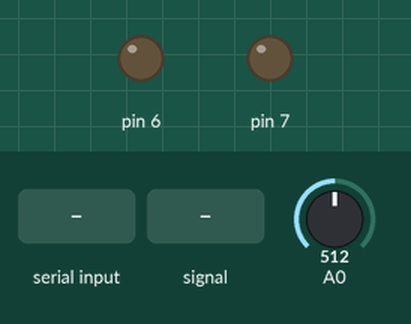
Simulated run of this sketch. Board: Arduino Uno, built with avr-gcc and run on an emulated ATmega328P. Shown: output pins drawn as LEDs (lit = HIGH). The test bench sets the inputs (shaded band); at power-on: A0 = 512. What the sketch prints to the serial monitor is not drawn.

Above: at 0.1 s.
At 1.2 s:
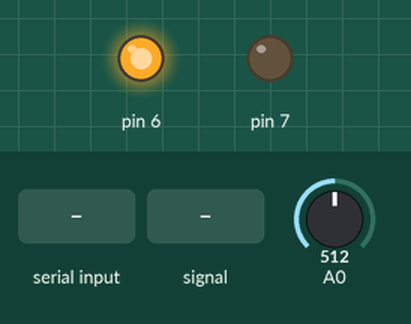
1.3 s: "F,45\n" received over Serial
At 1.62 s:
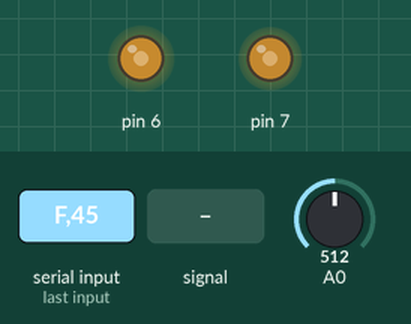
4.3 s: A0 fed a 200 Hz sine of ±81 counts around its level
7.3 s: A0 set to 900
10.3 s: A0 set to 716
13.3 s: A0 fed a 1000 Hz sine of ±255 counts around its level
Timing chart, 0 to 17.3 s (numbered marks = the images above; inputs shaded):
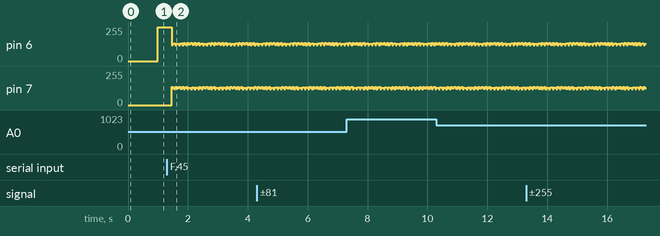

The sketch:

BikeUSBv2_test_generator.ino
```cpp
void setup() {
  Serial.begin(115200);
  pinMode(7, OUTPUT);
  pinMode(6, OUTPUT);


  noInterrupts();
  // Clear registers
  TCCR2A = 0;
  TCCR2B = 0;
  TCNT2 = 0;

  // 10000 Hz (16000000/((24+1)*64))
  OCR2A = 24;
  // CTC
  TCCR2A |= (1 << WGM21);
  // Prescaler 64
  TCCR2B |= (1 << CS22);
  // Output Compare Match A Interrupt Enable
  TIMSK2 |= (1 << OCIE2A);
  interrupts();
}

uint16_t divider = 9999;
uint16_t counter = 0;
bool state = 0;
ISR(TIMER2_COMPA_vect) {
  counter++;
  if (counter > divider) {
    digitalWrite(7, state);
    digitalWrite(6, !state);
    state ^= 1;
    counter = 0;
  }
}

union {
  uint16_t i;
  uint8_t b[sizeof(i)];
} val;

void loop() {
  val.i = analogRead(A0);
  Serial.write(val.b, sizeof(val.b));

  if (Serial.available()) {
    switch (Serial.read()) {
      case 'F':
        delay(100);
        divider = Serial.parseInt();
        break;
      case 'i': analogReference(INTERNAL);
      case 'd': analogReference(DEFAULT);
    }
  }
}
```
